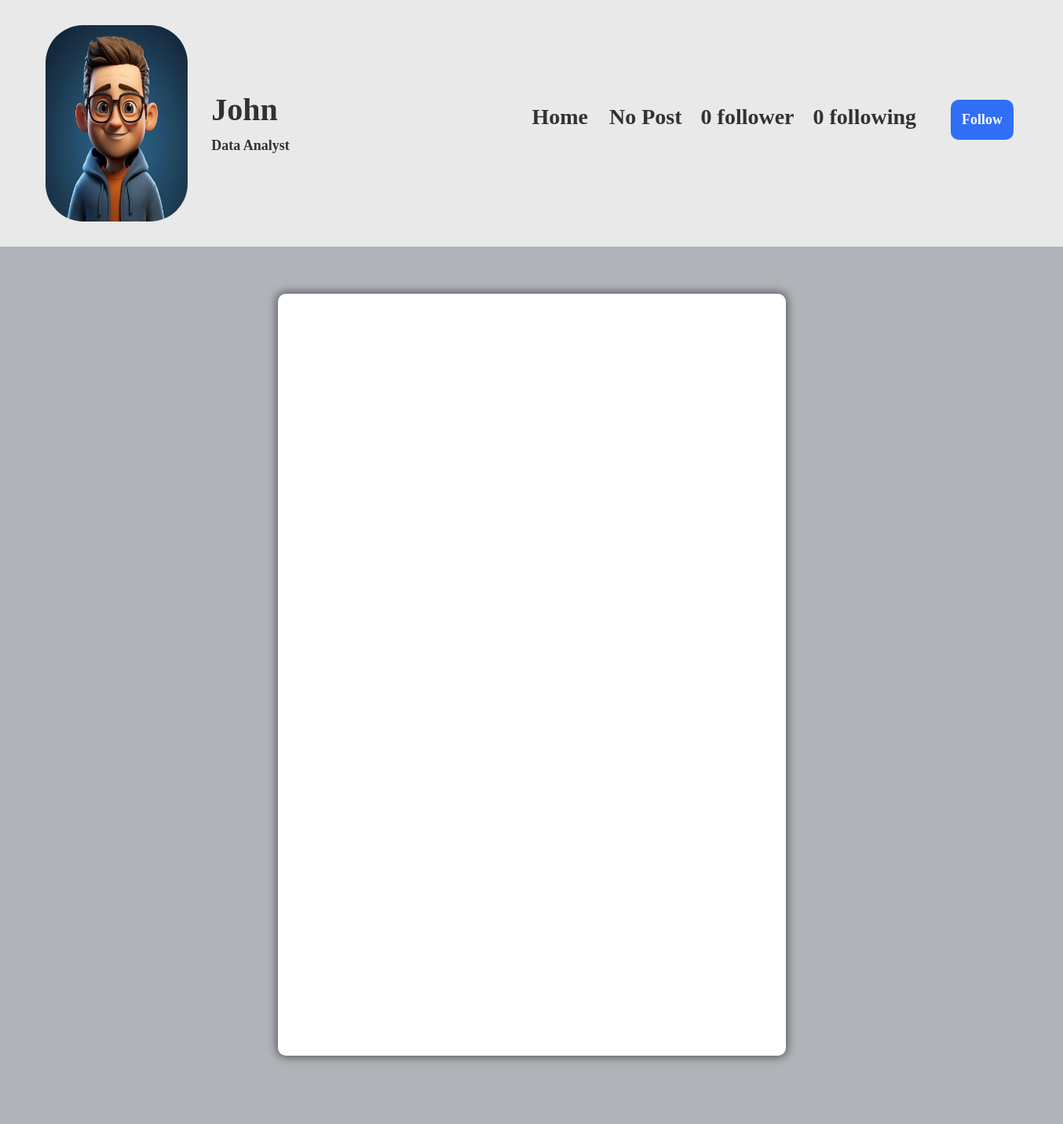
/profile/john (signed in), run on the app's committed database.
### app/models.py (models this page shows, shortened)
class Profile(models.Model):
    user = models.ForeignKey(User, on_delete=models.CASCADE)
    id_user = models.IntegerField()
    bio = models.TextField(blank=True)
    profileimg = models.ImageField(upload_to='profileImages', default='blank-profile-picture.png')
    location = models.CharField(max_length=100, blank=True)

### app/views.py (the view)
# urls.py: path('profile/<str:pk>', views.profile, name='profile'),
@login_required(login_url='signin')
def profile(request, pk):
    user_object = User.objects.get(username=pk)
    user_profile = Profile.objects.get(user=user_object)
    user_posts = Post.objects.filter(user=pk)
    user_post_length = len(user_posts)
    follower = request.user.username
    user = pk
    if FollowersCount.objects.filter(follower=follower, user=user).first():
        button_text = 'Unfollow'
    else:
        button_text = 'Follow'
    user_followers = len(FollowersCount.objects.filter(user=pk))
    user_following = len(FollowersCount.objects.filter(follower=pk))
    context = {
        'user_object': user_object,
        'user_profile': user_profile,
        'user_posts': user_posts,
        'user_post_length': user_post_length,
        'button_text': button_text,
        'user_followers': user_followers,
        'user_following': user_following,
    }
    return render(request, 'profile.html', context)

### templates/profile.html (shortened to what this page needs)
{% load static %}
<!DOCTYPE html>
<html lang="en">
<head>
	<link rel="stylesheet" href="{% static 'css/main.min.css' %}">
	<link rel="stylesheet" href="{% static 'css/style.css' %}">
	<link rel="stylesheet" href="{% static 'css/color.css' %}">
	<link rel="stylesheet" href="{% static 'css/responsive.css' %}">
	<link rel="stylesheet" href="{% static 'assets/css/profile.css' %}">
</head>
<body>
	<section class="user_profile_sec">
		<div class="feature-photo">
			<form action="/follow" method="POST">
				<div class="add-btn">
					<span>
						<b><a href="/">Home</a></b>
					</span>
					{% if user_post_length == 0 %}
					<span><b>No Post</b></span>
					{% elif user_post_length == 1 %}
					<span><b>{{user_post_length}} Post</b></span>
					{% else %}
					<span><b>{{user_post_length}} Posts</b></span>
					{% endif %}
					{% if user_followers == 0 or user_followers == 1 %}
					<span><b>{{user_followers}} follower</b></span>
					{% else %}
					<span><b>{{user_followers}} followers</b></span>
					{% endif %}
					<span><b>{{user_following}} following</b></span>
					{% if user_object.username == user.username %}
					<a href="/settings" data-ripple="">Account Settings</a>
					{% else %}
					<a data-ripple="">
						<button class="follow_unfollow_btn" type="submit">{{button_text}}</button>
					</a>
					{% endif %}
				</div>
			</form>
			<div class="container-fluid pic_bio_name">
				<div class="col-lg-2 col-sm-3">
					<img src="{{user_profile.profileimg.url}}" alt="">
				</div>
				<div class="col-lg-10 col-sm-9">
					<h5>
						<b>{{user_profile.user.username}}</b>
					</h5>
					<div class="bio">
						<b>{{user_profile.bio}}</b>
					</div>
				</div>
			</div>
		</div>
	</section>
	<section>
		<div class="gap gray-bg">
			<div class="container-fluid">
				<div class="row">
					<div class="col-lg-12">
						<div class="row" id="page-contents">
							<div class="col-lg-3">
								<aside class="sidebar static">
								</aside>
							</div>
							<div class="col-lg-6">
								<div class="central-meta">
								</div>
							</div>
							<div class="col-lg-3">
								<aside class="sidebar static">
								</aside>
							</div>
						</div>
					</div>
				</div>
			</div>
		</div>
	</section>
</body>
</html>

### static/css/color.css (style rules this page uses)
#nprogress .bar, .timeline-info>ul li a::before, .add-btn>a, .activitiez>li::before, form button, .colla-apps>li a:hover, a.underline:before, .setting-row input:checked+label, .user-avatar:hover .edit-phto, .error-meta>a, .color-bg, .add-butn, .nav.nav-tabs.likes-btn>li a.active, a.dislike-btn, .drop>a:hover, .btn-view.btn-load-more:hover, .accordion .card h5 button[aria-expanded="true"], .chat-head, .f-page>figure em, .inbox-panel-head>ul>li>a, .nav-tabs--left .nav-link.active, .nav-tabs--left .nav-link.active:hover, footer .widget-title h4::before, #topcontrol, .sidebar .widget-title::before, .f-title::before, .g-post-classic>figure>i::after, .purify>a, .help-list>a:hover, .open-position::before, .info>a, .category-box:hover, .category-box.selected, a.main-btn, .section-heading::before, .getquot-baner, .more-branches>h4::before, .is-helpful>a, .cart-optionz>li>a:hover, .paginationz>li a:hover, .paginationz>li a.active, .shopping-cart, a.btn2:hover, .form-submit>input[type="submit"], button.submit-checkout, .delete-cart:hover, .proceed .button, .amount-area .update-cart, a.addnewforum, .apply-bttons>a { background: orange; }

### static/assets/css/profile.css (style rules this page uses)
body { background-color: #e9e9e9 !important; }
.user_profile_sec { margin-top: 2rem !important; margin-bottom: 2rem !important; }
.add-btn a { border: none; background-color: transparent !important; color: white !important; }
.add-btn span { color: rgb(50, 50, 50) !important; font-size: 1.75rem !important; }
.add-btn span a { color: rgb(50, 50, 50) !important; font-size: 1.75rem !important; }
.add-btn .follow_unfollow_btn { background-color: #316FF6; padding-top: .75rem; padding-bottom: .75rem; padding-left: .875rem; padding-right: .875rem; color: white; font-size: 1.125rem; border-radius: .625rem; transition: .3s; cursor: pointer; }
.pic_bio_name { display: flex; flex-direction: row; align-items: center; }
.pic_bio_name img { width: 250px; height: 250px; border-radius: 3rem; }
.pic_bio_name h5 { font-size: 2.5rem; text-transform: capitalize; color: rgb(50, 50, 50); }
.bio { border: 0; margin: 0; padding: 0; color: rgb(50, 50, 50); font-size: 1.125rem; }

### data on the page
Profile: profileimg (picture), user.username "John", bio "Data Analyst"

### other printed values
{{ user_followers }} "0"
{{ user_following }} "0"
{{ button_text }} "Follow"
